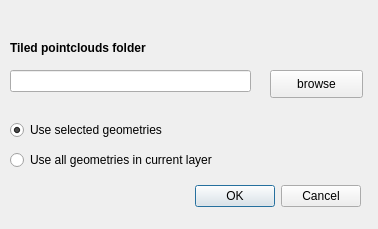
<?xml version="1.0" encoding="UTF-8"?>
<ui version="4.0">
 <class>RestaurantEligibilityDialogBase</class>
 <widget class="QDialog" name="RestaurantEligibilityDialogBase">
  <property name="geometry">
   <rect>
    <x>0</x>
    <y>0</y>
    <width>378</width>
    <height>229</height>
   </rect>
  </property>
  <property name="windowTitle">
   <string>Restaurant Eligibility</string>
  </property>
  <widget class="QDialogButtonBox" name="button_box">
   <property name="geometry">
    <rect>
     <x>20</x>
     <y>180</y>
     <width>341</width>
     <height>32</height>
    </rect>
   </property>
   <property name="orientation">
    <enum>Qt::Horizontal</enum>
   </property>
   <property name="standardButtons">
    <set>QDialogButtonBox::Cancel|QDialogButtonBox::Ok</set>
   </property>
  </widget>
  <widget class="QLabel" name="label">
   <property name="geometry">
    <rect>
     <x>10</x>
     <y>40</y>
     <width>161</width>
     <height>16</height>
    </rect>
   </property>
   <property name="text">
    <string>&lt;html&gt;&lt;head/&gt;&lt;body&gt;&lt;p&gt;&lt;span style=&quot; font-weight:600;&quot;&gt;Tiled pointclouds folder&lt;/span&gt;&lt;/p&gt;&lt;/body&gt;&lt;/html&gt;</string>
   </property>
  </widget>
  <widget class="QLineEdit" name="folder_path">
   <property name="geometry">
    <rect>
     <x>10</x>
     <y>70</y>
     <width>241</width>
     <height>22</height>
    </rect>
   </property>
  </widget>
  <widget class="QPushButton" name="select_folder">
   <property name="geometry">
    <rect>
     <x>270</x>
     <y>70</y>
     <width>93</width>
     <height>28</height>
    </rect>
   </property>
   <property name="text">
    <string>browse</string>
   </property>
  </widget>
  <widget class="QRadioButton" name="use_selected_geometry">
   <property name="geometry">
    <rect>
     <x>10</x>
     <y>120</y>
     <width>191</width>
     <height>20</height>
    </rect>
   </property>
   <property name="text">
    <string>Use selected geometries</string>
   </property>
   <property name="checked">
    <bool>true</bool>
   </property>
  </widget>
  <widget class="QRadioButton" name="use_all_geometry">
   <property name="geometry">
    <rect>
     <x>10</x>
     <y>150</y>
     <width>241</width>
     <height>20</height>
    </rect>
   </property>
   <property name="text">
    <string>Use all geometries in current layer</string>
   </property>
   <property name="checked">
    <bool>false</bool>
   </property>
  </widget>
 </widget>
 <resources/>
 <connections>
  <connection>
   <sender>button_box</sender>
   <signal>accepted()</signal>
   <receiver>RestaurantEligibilityDialogBase</receiver>
   <slot>accept()</slot>
   <hints>
    <hint type="sourcelabel">
     <x>20</x>
     <y>20</y>
    </hint>
    <hint type="destinationlabel">
     <x>20</x>
     <y>20</y>
    </hint>
   </hints>
  </connection>
  <connection>
   <sender>button_box</sender>
   <signal>rejected()</signal>
   <receiver>RestaurantEligibilityDialogBase</receiver>
   <slot>reject()</slot>
   <hints>
    <hint type="sourcelabel">
     <x>20</x>
     <y>20</y>
    </hint>
    <hint type="destinationlabel">
     <x>20</x>
     <y>20</y>
    </hint>
   </hints>
  </connection>
 </connections>
</ui>
